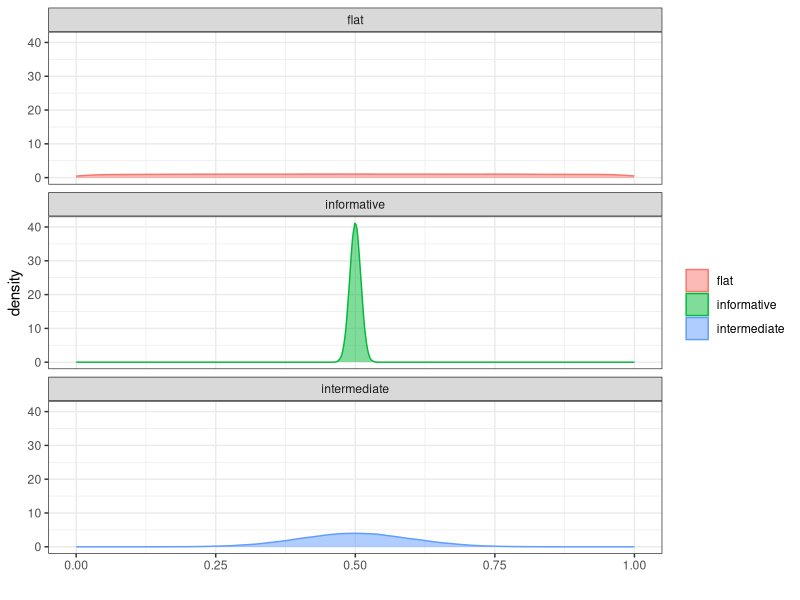
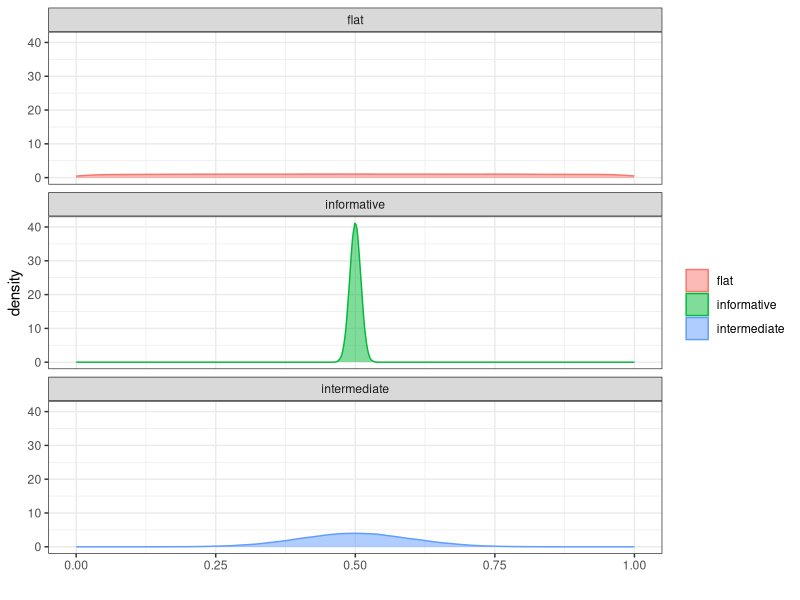

Write R code to recreate these figures, in order.
library(ggplot2)
library(tidyr)

mydf=data.frame(flat=rnorm(100000,0.5, 1),
                informative=rnorm(100000,0.5, 0.01),
                intermediate=rnorm(100000,0.5, 0.1)) %>%
  pivot_longer(cols=c(flat, informative, intermediate))
               
ggplot(mydf, aes(x=value, fill=name, color=name)) + 
  geom_density(alpha=0.5)+xlim(0,1)+theme_bw()+labs(x="", color="", fill="")+
  facet_wrap(. ~ name, ncol=1)
ggsave(file.path("C:/Users/chamcl/Desktop/Teaching/MaModInference/priors.png"),
       width = 3, height=7)
